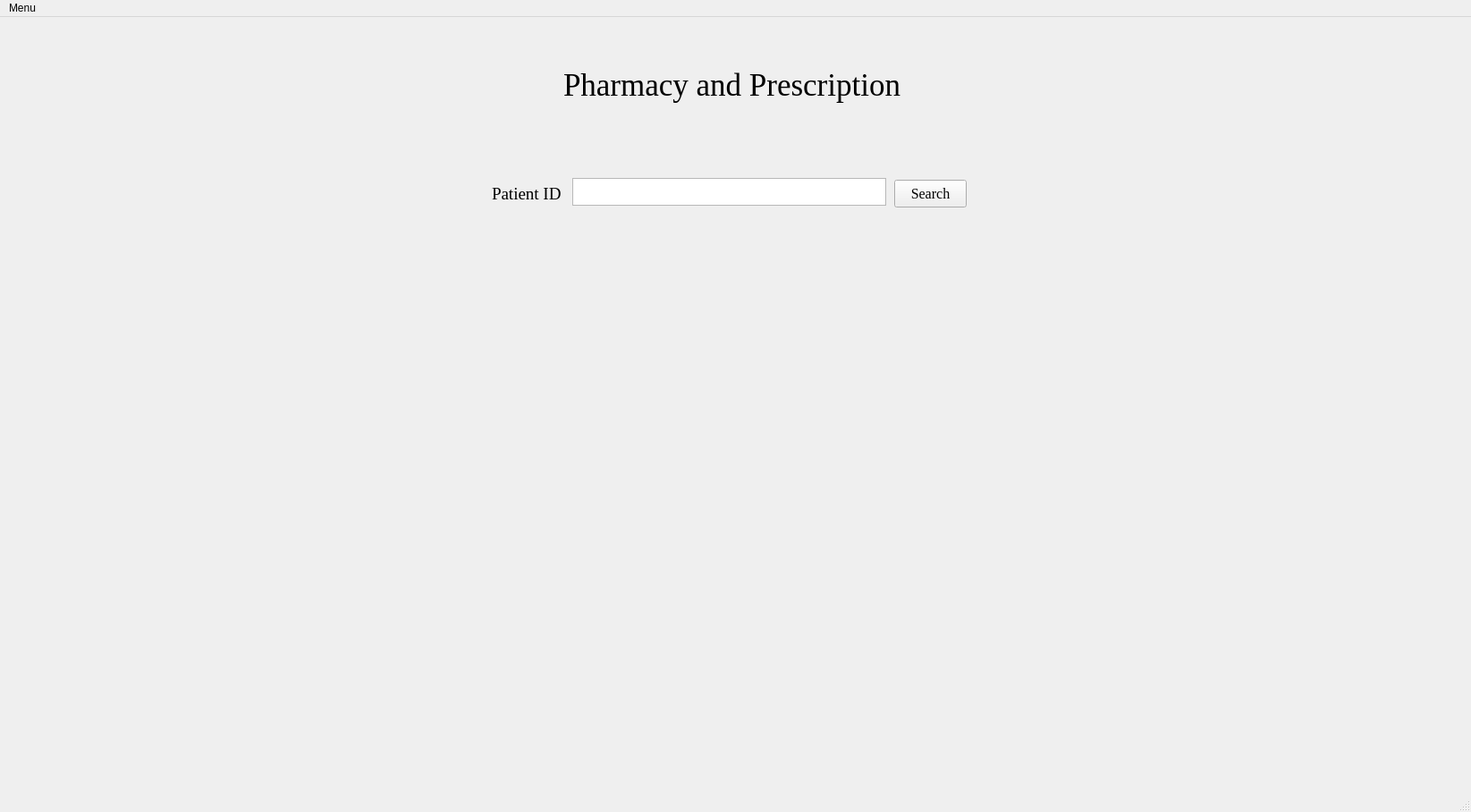
<?xml version="1.0" encoding="UTF-8"?>
<ui version="4.0">
 <class>MainWindow</class>
 <widget class="QMainWindow" name="MainWindow">
  <property name="geometry">
   <rect>
    <x>0</x>
    <y>0</y>
    <width>1645</width>
    <height>908</height>
   </rect>
  </property>
  <property name="windowTitle">
   <string>MainWindow</string>
  </property>
  <widget class="QWidget" name="centralwidget">
   <widget class="QLabel" name="label">
    <property name="geometry">
     <rect>
      <x>630</x>
      <y>0</y>
      <width>411</width>
      <height>151</height>
     </rect>
    </property>
    <property name="font">
     <font>
      <family>Times New Roman</family>
      <pointsize>26</pointsize>
     </font>
    </property>
    <property name="text">
     <string>Pharmacy and Prescription</string>
    </property>
   </widget>
   <widget class="QLabel" name="label_2">
    <property name="geometry">
     <rect>
      <x>550</x>
      <y>190</y>
      <width>81</width>
      <height>16</height>
     </rect>
    </property>
    <property name="font">
     <font>
      <family>Times New Roman</family>
      <pointsize>14</pointsize>
     </font>
    </property>
    <property name="text">
     <string>Patient ID</string>
    </property>
   </widget>
   <widget class="QTextBrowser" name="textBrowser">
    <property name="geometry">
     <rect>
      <x>640</x>
      <y>180</y>
      <width>351</width>
      <height>31</height>
     </rect>
    </property>
   </widget>
   <widget class="QPushButton" name="pushButton">
    <property name="geometry">
     <rect>
      <x>1000</x>
      <y>182</y>
      <width>81</width>
      <height>31</height>
     </rect>
    </property>
    <property name="font">
     <font>
      <family>Times New Roman</family>
      <pointsize>12</pointsize>
     </font>
    </property>
    <property name="text">
     <string>Search</string>
    </property>
   </widget>
  </widget>
  <widget class="QMenuBar" name="menubar">
   <property name="geometry">
    <rect>
     <x>0</x>
     <y>0</y>
     <width>1645</width>
     <height>21</height>
    </rect>
   </property>
   <widget class="QMenu" name="menuMenu">
    <property name="title">
     <string>Menu</string>
    </property>
    <addaction name="actionBack"/>
   </widget>
   <addaction name="menuMenu"/>
  </widget>
  <widget class="QStatusBar" name="statusbar"/>
  <action name="actionBack">
   <property name="icon">
    <iconset>
     <normaloff>fugue-icons-3.5.6/icons/arrow-curve-180-left.png</normaloff>fugue-icons-3.5.6/icons/arrow-curve-180-left.png</iconset>
   </property>
   <property name="text">
    <string>Back</string>
   </property>
  </action>
 </widget>
 <resources/>
 <connections/>
</ui>
